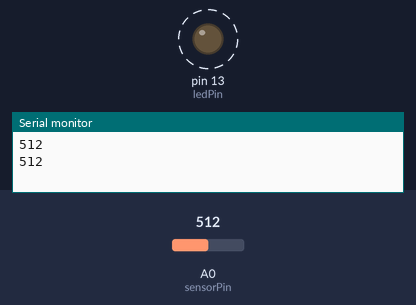
Simulated run of this sketch. Board: Arduino Uno, built with avr-gcc and run on an emulated ATmega328P. Shown: output pins drawn as LEDs (lit = HIGH), the last lines printed to the serial monitor. Dashed ring = blinking. The test bench sets the inputs (shaded band); at power-on: A0 (sensorPin) = 512.

Above: at 1.8 s.
1.9 s: A0 (sensorPin) set to 306
At 2.2 s:
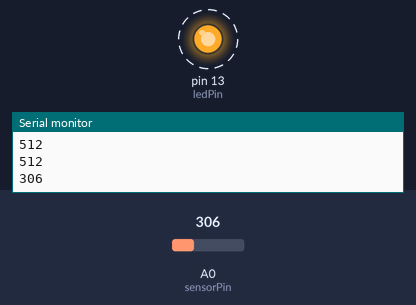
5.4 s: A0 (sensorPin) set to 122
At 5.56 s:
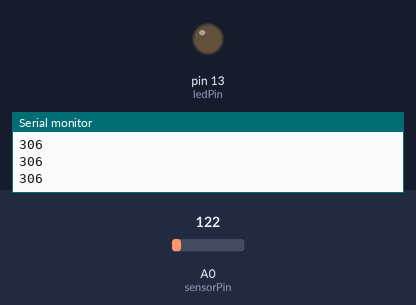
Timing chart, 0 to 14.9 s (numbered marks = the images above; inputs shaded):
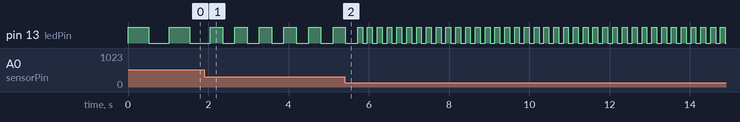

Measured:
- after the input at 1.9 s, pin 13 (ledPin): alternates HIGH for 0.31 s and LOW for 0.31 s, starting after 0.46 s
- by itself, pin 13 (ledPin): alternates HIGH for 0.51 s and LOW for 0.51 s

The sketch:

4.1_potentiometer.ino
```cpp
/*
enable debug print

*/

int sensorPin = A0;
int ledPin = 13;
int sensorValue = 0;

void setup() {
  Serial.begin(9600);

  pinMode(ledPin, OUTPUT);
}

void loop() {
  sensorValue = analogRead(sensorPin);

  Serial.print(sensorValue);
  Serial.print("\n");

  digitalWrite(ledPin, HIGH);

  delay(sensorValue);

  digitalWrite(ledPin, LOW);

  delay(sensorValue);
}
```
